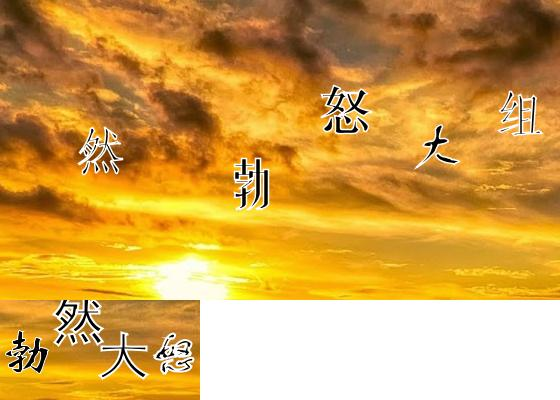
#> input picture cv2/test2.jpg, 560 x 400 px
$ python smooth.py
#> lines starting #> are read from the running program, lines starting #| are printed output that depends on the picture
import cv2
import numpy as np
from matplotlib import pyplot as plt

img = cv2.imread('test2.jpg')
#> img is the input picture: shape (400, 560, 3); mean B, G, R 76, 161.5, 211.7

blur = cv2.medianBlur(img,5)
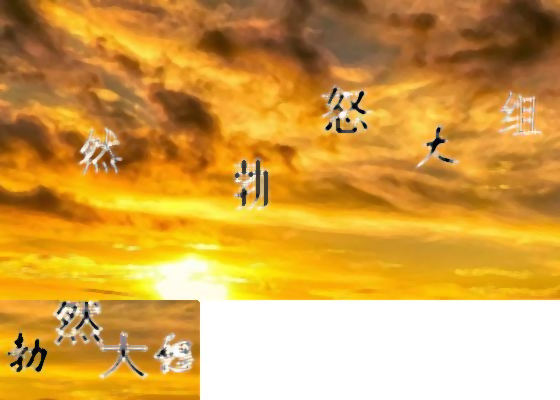
#> blur: shape (400, 560, 3); mean B, G, R 75, 161.3, 212.3

plt.subplot(121),plt.imshow(img),plt.title('Original')
plt.xticks([]), plt.yticks([])
plt.subplot(122),plt.imshow(blur),plt.title('Blurred')
plt.xticks([]), plt.yticks([])
plt.show()
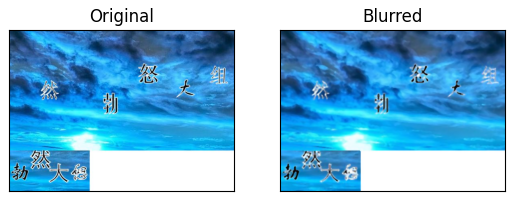
#> figure drawn by matplotlib, 2 panels; B, G, R data is drawn as R, G, B
